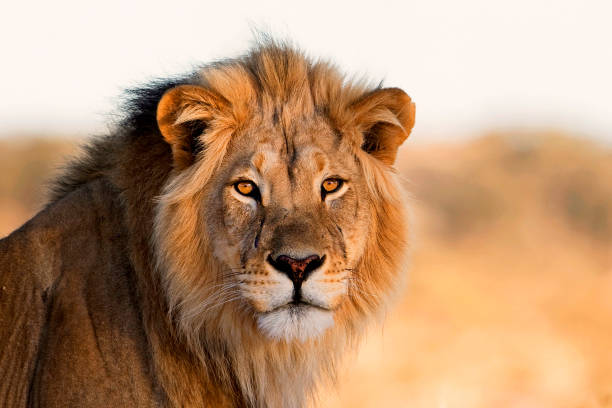
#> input picture test.jpg, 612 x 408 px
$ python cvr1.py   (older library calls are emulated)
#> lines starting #> are read from the running program, lines starting #| are printed output that depends on the picture; after the words box and inside, x2 and y2 are one past the last pixel; in counts of white or black regions, pixels touching at a corner belong together; long printed decimals are rounded
import cv2
import numpy as np

# Step 1: Load image
image_path = "test.jpg"   # Change image name
img = cv2.imread(image_path)
#> img is the input picture: shape (408, 612, 3); mean B, G, R 118.4, 150.7, 188.2

if img is None:
    print("Error: Image not found!")
    exit()

# Step 2: Convert to grayscale
gray = cv2.cvtColor(img, cv2.COLOR_BGR2GRAY)
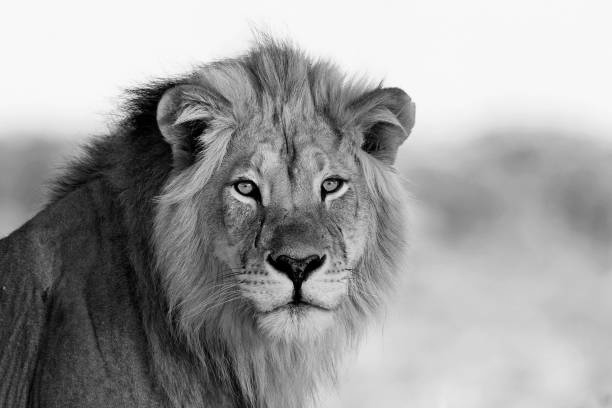
#> gray: shape (408, 612); min 0, max 254, mean 158.1

# Step 3: Edge Detection
edges = cv2.Canny(gray, 100, 200)
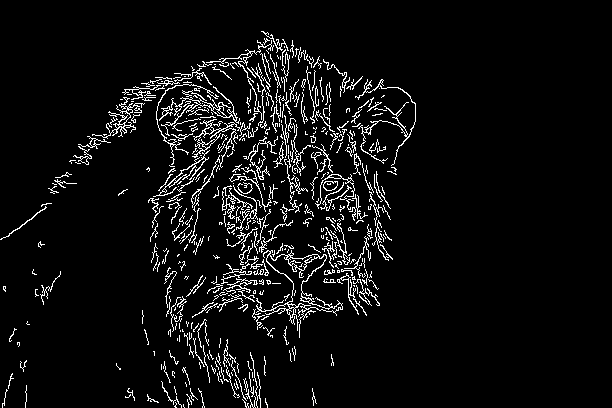
#> edges: shape (408, 612); 5.7% white in thin lines or dots, all inside (x1, y1, x2, y2) = (0, 31, 416, 408)
edge_density = np.sum(edges > 0) / (gray.shape[0] * gray.shape[1])
#> edge_density = 0.0566

# Step 4: Noise Estimation using Laplacian
laplacian_var = cv2.Laplacian(gray, cv2.CV_64F).var()
#> laplacian_var = 461.9

# Step 5: Histogram Analysis
hist = cv2.calcHist([gray], [0], None, [256], [0, 256])
#> hist = 256 values, max 26979 at index 247, min 0 at index 255, mean 975.4
hist_smoothness = np.std(hist)
#> hist_smoothness = 2051.2

# Step 6: Decision Rule
print("Edge Density:", edge_density)
#| Edge Density: 0.05658
print("Noise Variance:", laplacian_var)
#| Noise Variance: 461.892
print("Histogram Std Dev:", hist_smoothness)
#| Histogram Std Dev: 2051.1863

if edge_density > 0.05 and laplacian_var > 100:
    result = "Likely Real Image"
else:
    result = "Possibly AI Generated Image"

print("Final Result:", result)

# Step 7: Show Output
cv2.putText(img, result, (20, 40),
            cv2.FONT_HERSHEY_SIMPLEX,
            1, (0, 255, 0), 2)
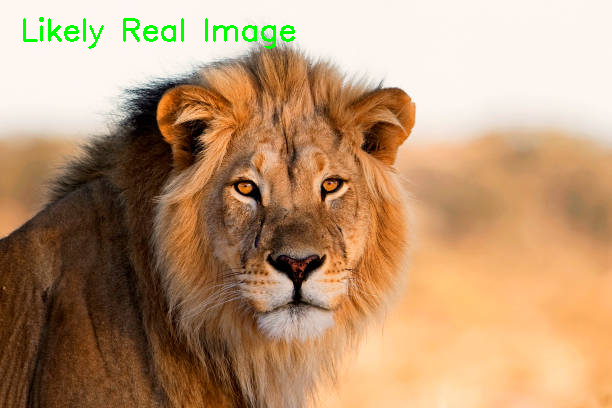
#> img: shape (408, 612, 3); 0.77% of pixels changed, all inside (x1, y1, x2, y2) = (23, 17, 295, 49)

cv2.imshow("Image Classification", img)
cv2.imshow("Edges", edges)

cv2.waitKey(0)
cv2.destroyAllWindows()
